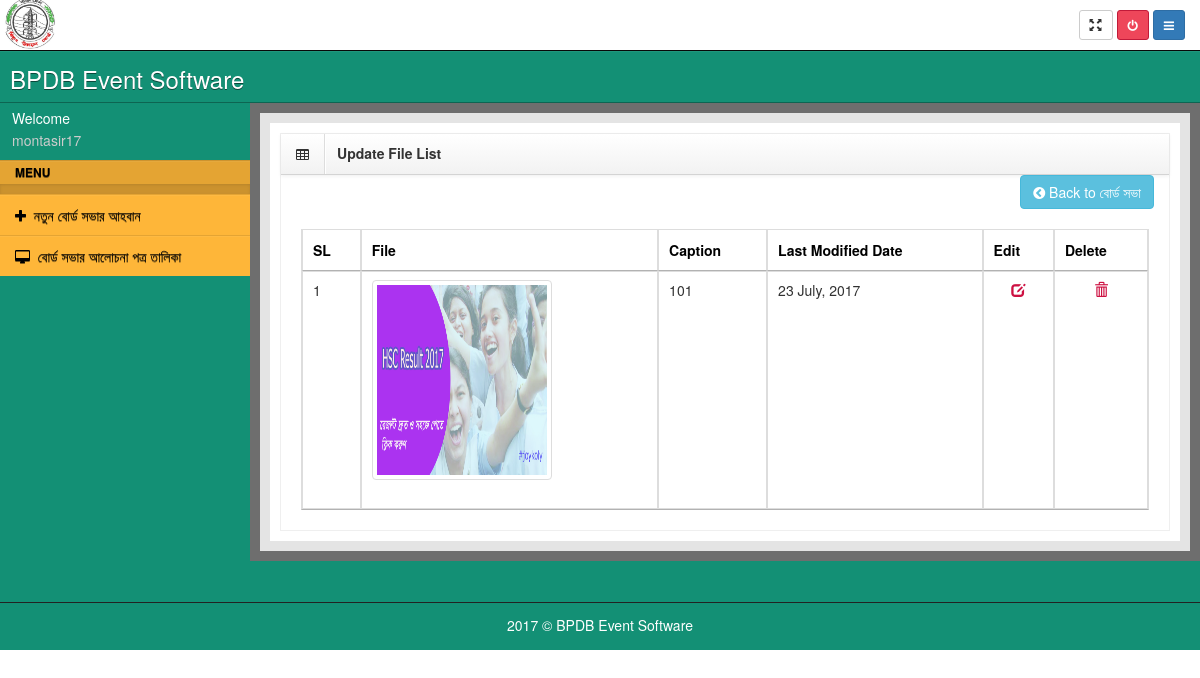
Screenshot of /index.php?page=file&gid=5 (signed in) with the database file from the repository.
### tables this page shows
CREATE TABLE `files` (
  `id` int(11) NOT NULL,
  `aid` int(11) DEFAULT NULL,
  `caption` varchar(255) DEFAULT NULL,
  `image` varchar(255) DEFAULT NULL,
  `user_id` int(11) DEFAULT NULL,
  `create_date` int(11) DEFAULT NULL,
  `modify_date` int(11) DEFAULT NULL
);

### view/file.php (the view, shortened to what this page needs)
<div id="content">
                    <div class="outer">
                        <div class="inner bg-light lter">
							<?  if($_GET['aid']!=''){?>
								<?
								require("controller/libraries/single.php");
						  $sizes = array(0=>0);
						  $dir = "ui/file/";
							if(isset($_POST['gallery']) && $_POST['gallery']=="Submit")
							  {
								try{
									if($_FILES['image']['name']!=''){
										$ext = pathinfo($_FILES['image']['name'], PATHINFO_EXTENSION);
										if ( in_array($ext, $valid_formats)) {
											if( $_FILES['image']['size'] < $max_file_size ){
												$uniq = base_convert(uniqid(), 16, 10);
												$uniq_file_name = $uniq.".".$ext;
												foreach ($sizes as $w => $h) {
													$thisFILE[]= build_image($w,$h,$uniq_file_name,$dir,'resize',70,100);
												}
											}else $msg[] = "File is too large";
										}else $msg[] = "Worng file format";
									} else $thisFILE[]=NULL;
									$stmt = $db->prepare('INSERT INTO files (aid,caption,image,user_id,modify_date,create_date) VALUES(:aid,:caption,:image,:user_id,:modify_date,:create_date)');
									$stmt->execute(array(
									':aid' => $_GET['aid'],
									':caption' => $_POST['name'],
									':image' => $thisFILE[0],
									':user_id' => $_SESSION['user_id'],
									':modify_date' =>time(),
									':create_date' =>time()
									));
									$row_check1=$stmt->rowCount();
									echo "<script>location.href='index.php?page=user_list&msg1=added';</script>";
								} catch(PDOException $e) {
									echo 'Error: ' . $e->getMessage();
								}
							  }
								?>
							<div class="col-md-12" style="padding-top:15px;" >
							  <form class="form-horizontal" method="post" action="" name="form" enctype="multipart/form-data">
								  <div class="panel panel-primary" style="border:1px solid #FF0A00;">
									  <div class="panel-heading" style="background-color:#FF0A00; border:1px solid #FF0A00;">
										  <b>Add image </b>
									  </div>
									  <div class="panel-body">
										  <div class="form-group">
											<label class="col-md-3 control-label" for="event_id">Caption of file <span style="color:#CD1142;">*</span></label>
											<div class="col-md-9 col-xs-12">
											<input id="name" name="name" type="text"  class="form-control input-md" required="required">
											  <input type="hidden" name="album" value="<?=$row['id'];?>" />
											</div>
										</div>
										<div class="form-group">
											<label class="col-md-3 control-label" for="image">Image </label>
											<div class="col-md-9 col-xs-12">
												<input id="image_file" name="image" type="file" accept="image/*" class="btn btn-primary">
											</div>
										</div>
									  <div class="form-group">
										  <div class="col-md-12" align="right">
										  <a href="index.php?page=user_list"><input type="button" name="cancel" align="right pull-right" value="cancel" class="btn btn-danger btnw"/></a>
										  <button type="submit"  name="gallery" value="Submit" class="btn btn-md btn-success pull-right btnw">Add this File</button>
										  </div>
									  </div>
									  </div>
								  </div>
							  </form>
							  </div>
							<?  }elseif($_GET['gid']!=''){?>
						  <div class="box">
							<header>
								<div class="icons"><i class="fa fa-table"></i></div>
								<h5>Update File List</h5>
							</header>
							<div class="col-md-12" align="right">
                      					<a href="index.php?page=user_list"><button type="button"  align="right"  class="btn btn-info"/><i class="fa fa-chevron-circle-left" aria-hidden="true"></i>  Back to বোর্ড সভা </button></a>
								</div>
						  <div class="table-responsive" style="padding:20px;">
						  <table id="example" class="table table-bordered">
							<thead style="color:#000">
                              <tr>
									<td><b>SL</b></td>
                                  <th align="center">File</th>
                                  <th align="center">Caption</th>
                                  <th align="center">Last Modified Date</th>
                                  <th align="center">Edit</th>
                                  <th align="center">Delete</th>
                              </tr>
							  </thead>
							  <tbody style="color:#313131">
                                 <?
                      		    $stmt_gu1 = $db->prepare('SELECT * FROM files where aid= :gid_&& user_id=:user_id order by id desc');
                      			$stmt_gu1->execute(array(':gid_' => $_GET['gid'],':user_id' => $_SESSION['user_id']));
                      			$stmt_gu1->setFetchMode(PDO::FETCH_ASSOC);
								$sl=1;
                      			while($row_gu = $stmt_gu1->fetch()){
                      		   ?>
                              <tr>
							  <td >
								<?=$sl?>
								</td >
                              	<td><img src="<?=$row_gu['image']?>" width="180" height="200" class="thumbnail" /></td>
                      			<td><?=$row_gu['caption']?></td>
                                  <td><?=date("j F, Y", $row_gu['modify_date'])?></td>
                                  <td align="center"><a href="#edit<?=$row_gu['id']?>" onClick="tr_show('edit<?=$row_gu['id']?>')" title="Edit"><span style="color:#CD1142;" class="glyphicon glyphicon-edit"></span></a></td>
                                  <td align="center"><a href="#" onClick="delete_gallery('<?=$row_gu['id']?>','<?=$row_gu['aid']?>','Gallery')" title="Delete"><span style="color:#CD1142;" class="glyphicon glyphicon-trash"></span></a></td>
                              </tr>
                              <?
							   $sl++;
							  } ?>
                             </tbody>
                          </table>
                      </div>
                      </div>
						<?  }  ?>
						   </div>
						</div>
            </div>

### assets/css/main.css (style rules this page uses)
body { transition: all 0.3s ease-in-out; }
html { position: relative; min-height: 100%; }
@media (min-width: 768px) { #content { transition: all 0.3s ease-in-out; overflow: hidden; } }
#content { transition: width 0.4s; }
.outer { padding: 10px; background-color: #6e6e6e; }
.outer:before, .outer:after { content: " "; display: table; }
.outer:after { clear: both; }
.inner { position: relative; min-height: 1px; padding-right: 10px; padding-left: 10px; background: #fff; border: 10px solid #e4e4e4; }
@media (min-width: 768px) { .inner { float: left; width: 100%; } }
.box { margin: 10px auto; display: block; position: relative; border: 1px solid #efefef; }
.box header { background-image: linear-gradient(to bottom, #fff 0%, #f2f2f2 100%); background-repeat: repeat-x; filter: progid:DXImageTransform.Microsoft.gradient(startColorstr='#ffffffff', endColorstr='#fff2f2f2', GradientType=0); border-bottom: 1px solid #d4d4d4; box-shadow: 0 1px 4px rgba(0, 0, 0, 0.065); }
.box header:before, .box header:after { content: " "; display: table; }
.box header:after { clear: both; }
.box header .icons, .box header h5, .box header .toolbar { position: relative; min-height: 1px; float: left; padding: 0; margin: 0; display: block; }
.box header .icons { padding: 10px 15px; border-right: 1px solid #ddd; box-shadow: 1px 0px 0px #fff; }
.box header h5 { padding: 12px; font-weight: bold; }
.bg-light { background-color: #eee; color: #333 !important; }
.bg-light.lter, .bg-light > .lter { background-color: #ffffff !important; }

### rows the page displays
files: image (picture), caption "101", modify_date "23 July, 2017"

### other values shown
Projecet_NAME "BPDB Event Software"
$_SESSION['user_name'] "montasir17"
